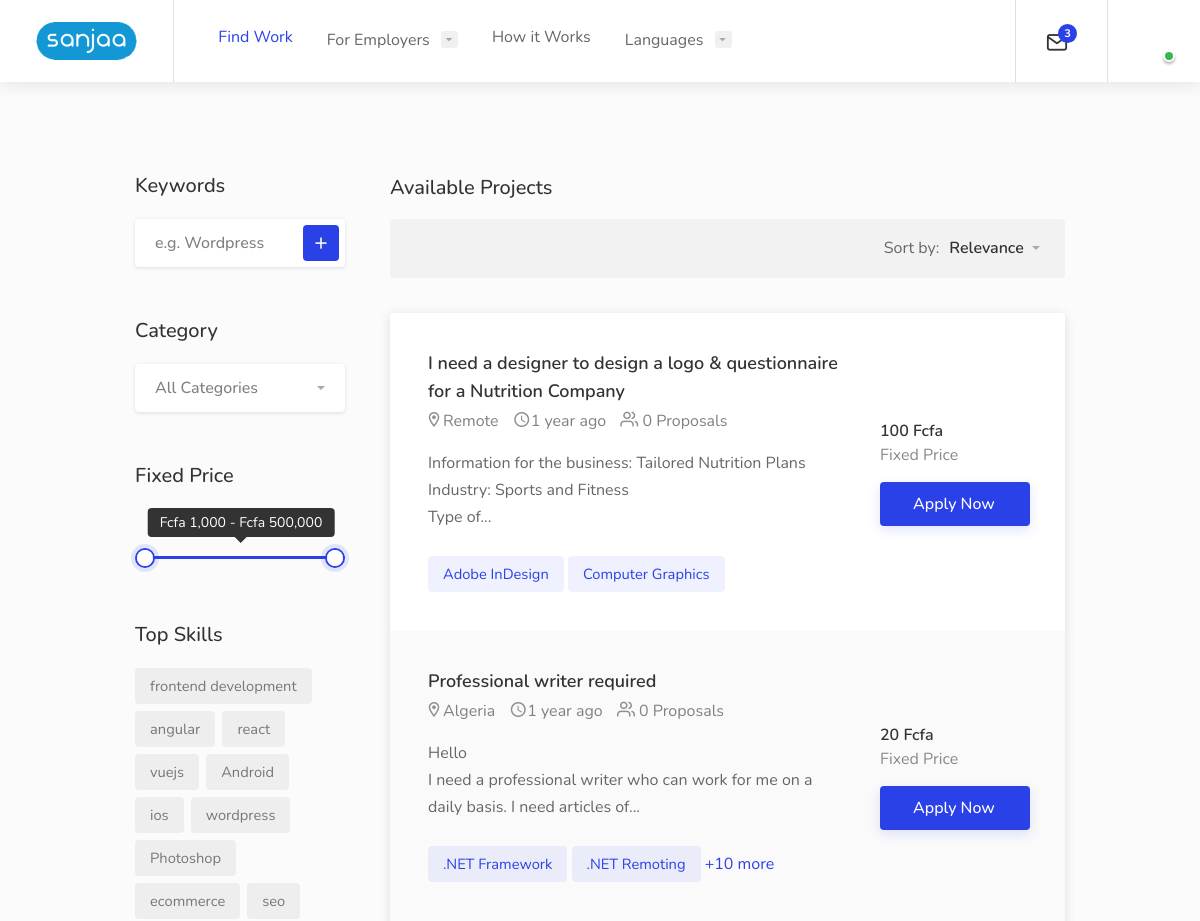
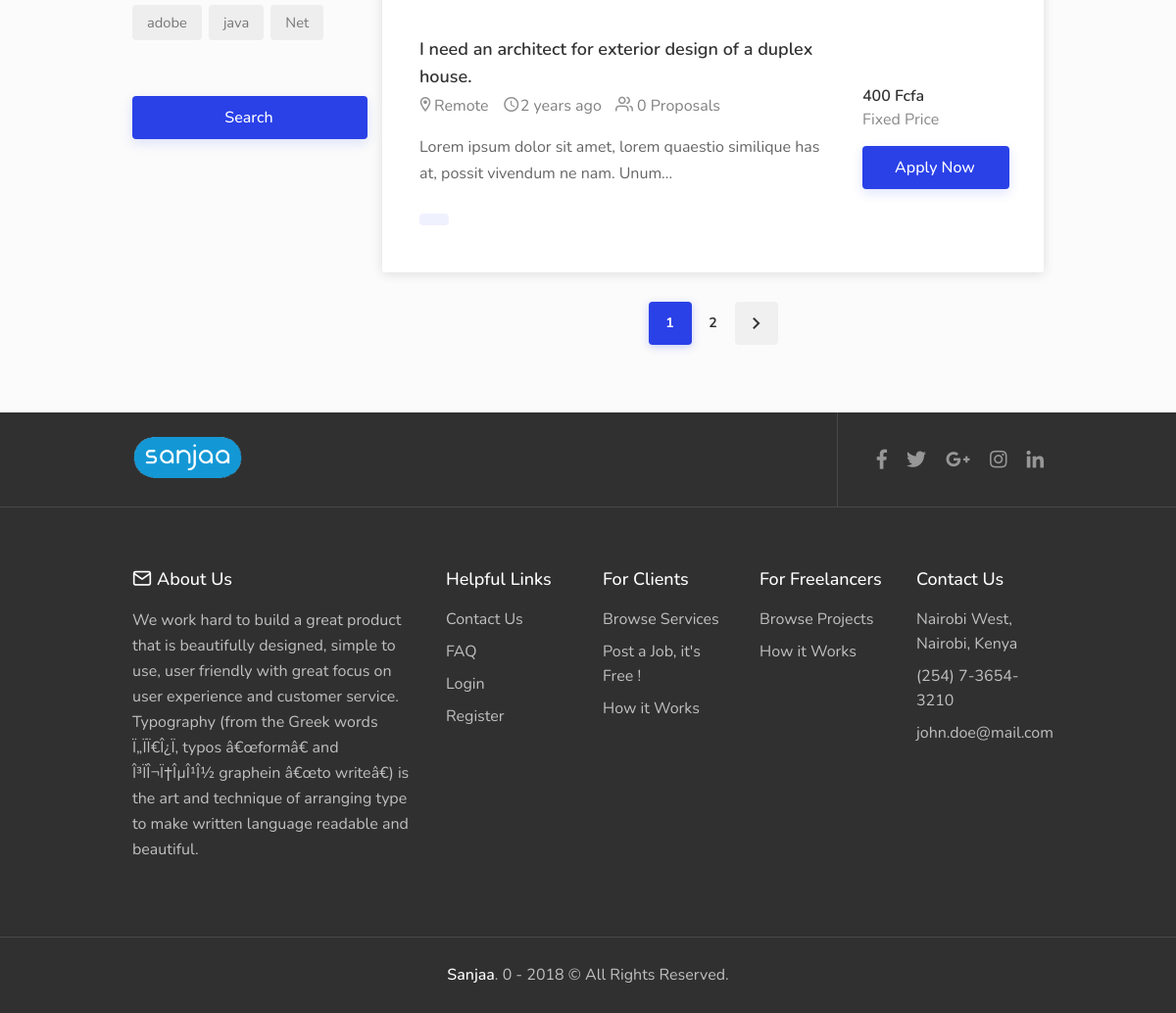
Screenshot of /jobs.php (signed in) with the database file from the repository (2 pictures, top to bottom).
### tables this page shows
CREATE TABLE `job` (
  `id` int(255) NOT NULL,
  `jobid` varchar(50) NOT NULL,
  `clientid` varchar(50) NOT NULL,
  `freelancerid` varchar(300) NOT NULL,
  `catid` int(30) NOT NULL,
  `title` varchar(300) NOT NULL,
  `slug` mediumtext NOT NULL,
  `country` varchar(300) NOT NULL,
  `description` longtext NOT NULL,
  `job_type` varchar(300) NOT NULL,
  `budget` int(50) NOT NULL,
  `start_date` varchar(300) NOT NULL,
  `end_date` varchar(300) NOT NULL,
  `skills` varchar(300) NOT NULL,
  `message` longtext NOT NULL,
  `active` tinyint(4) NOT NULL,
  `delete_remove` tinyint(4) NOT NULL,
  `public` tinyint(4) NOT NULL,
  `opened` tinyint(4) NOT NULL,
  `invite` tinyint(4) NOT NULL,
  `accepted` tinyint(4) NOT NULL,
  `completed` tinyint(4) NOT NULL,
  `featured` tinyint(4) NOT NULL,
  `featured_date` datetime NOT NULL,
  `date_added` datetime NOT NULL
);

CREATE TABLE `settings` (
  `id` int(255) NOT NULL,
  `title` text NOT NULL,
  `use_icon` tinyint(4) NOT NULL,
  `site_icon` varchar(300) NOT NULL,
  `tagline` text NOT NULL,
  `url` text NOT NULL,
  `description` text NOT NULL,
  `keywords` text NOT NULL,
  `author` varchar(300) NOT NULL,
  `mail` text NOT NULL,
  `mailpass` text NOT NULL,
  `bgimage` text NOT NULL,
  `job_limit` tinyint(4) NOT NULL,
  `service_limit` tinyint(4) NOT NULL,
  `proposal_limit` tinyint(4) NOT NULL,
  `top_title` varchar(300) NOT NULL,
  `show_downtitle` tinyint(4) NOT NULL,
  `down_title` varchar(300) NOT NULL,
  `searchterm` varchar(300) NOT NULL,
  `header_img` text NOT NULL,
  `cattagline` varchar(300) NOT NULL,
  `testtagline` varchar(300) NOT NULL,
  `statstagline` varchar(300) NOT NULL,
  `about_top_title` varchar(300) NOT NULL,
  `about_hello` longtext NOT NULL,
  `about_header_img` text NOT NULL,
  `about_whitebg` mediumtext NOT NULL,
  `teamtagline` varchar(300) NOT NULL,
  `timelinetagline` varchar(300) NOT NULL,
  `how_top_title` varchar(300) NOT NULL,
  `how_header_img` text NOT NULL,
  `faq_top_title` varchar(300) NOT NULL,
  `faq_header_img` mediumtext NOT NULL,
  `faq_hello` longtext NOT NULL,
  `contact_top_title` varchar(300) NOT NULL,
  `contact_header_img` mediumtext NOT NULL,
  `contact_location` mediumtext NOT NULL,
  `contact_phone` mediumtext NOT NULL,
  `contact_email` mediumtext NOT NULL,
  `contact_map` mediumtext NOT NULL,
  `footer_about` mediumtext NOT NULL,
  `facebook` varchar(300) NOT NULL,
  `twitter` varchar(300) NOT NULL,
  `google` varchar(300) NOT NULL,
  `instagram` varchar(300) NOT NULL,
  `linkedin` varchar(300) NOT NULL,
  `pricing_top_title` varchar(300) NOT NULL,
  `pricing_header_img` mediumtext NOT NULL,
  `services_header_img` varchar(300) NOT NULL,
  `jobs_header_img` varchar(300) NOT NULL,
  `google_analytics` longtext NOT NULL
);

### jobs.php (the view, shortened to what the rows shown need)
<!doctype html>
<html lang="en">
<?php include ('includes/template/front_header.php'); ?>
<body class="gray">
<div id="wrapper">
<div class="container">
	<div class="row">
		<div class="col-xl-9 col-lg-8 content-left-offset">
			<div class="tasks-list-container compact-list margin-top-35">
		<?php
			$page = (int) (!isset($_GET["page"]) ? 1 : $_GET["page"]);
			$limit = $job_limit;
			$startpoint = ($page * $limit) - $limit;
			$query = DB::getInstance()->get("job", "*", ["ORDER" => "date_added DESC", "LIMIT" => [$startpoint, $limit],
														"AND #first" => [
															"featured" => 0,
															"invite" => 0,
															"public" => 1,
															"accepted" => 0,
															"active" => 1,
															"delete_remove" => 0
														]
													]);
		if($query->count()) {
		foreach($query->results() as $row) {
		$q2 = DB::getInstance()->get("proposal", "*", ["jobid" => $row->jobid]);
		 if ($q2->count() === 0) {
			$job_proposals = 0;
		 } else {
			$job_proposals = $q2->count();
		 }
		$blurb = truncateHtml($row->description, 100);
		$skills = $row->skills;
		$skills_arr = explode(',',$skills);
		?>
			<a href="jobpost.php?title=<?php echo escape($row->slug); ?>" class="task-listing">
				<div class="task-listing-details">
					<div class="task-listing-description">
						<h3 class="task-listing-title"><?php echo escape($row->title); ?></h3>
						<ul class="task-icons">
							<li><i class="icon-material-outline-location-on"></i><?php echo escape($row->country); ?></li>
							<li><i class="icon-material-outline-access-time"></i><?php echo ago(strtotime($row->date_added)); ?> </li>
							<li><i class="icon-feather-users"></i> <?php echo escape($job_proposals); ?> Proposals</li>
						</ul>
						<p class="task-listing-text"><?php echo $blurb; ?></p>
						<div class="task-tags">
							<?php
							$n =0;
							foreach ($skills_arr as $skill) {?>
								<?php if ($n > 1) {
									echo " +".(sizeof($skills_arr)-$n)." more ";
									break;
								} ?>
								<span><?php echo $skill; ?></span>
							<?php $n++ ?>
							<?php } ?>
						</div>
					</div>
				</div>
				<div class="task-listing-bid">
					<div class="task-listing-bid-inner">
						<div class="task-offers">
							<strong><?php echo escape($row->budget); ?> Fcfa</strong>
							<span>Fixed Price</span>
						</div>
						<span class="button button-sliding-icon ripple-effect">Apply Now <i class="icon-material-outline-arrow-right-alt"></i></span>
					</div>
				</div>
			</a>
	<?php }
	}else {
	 echo '<p>'.$lang['no_content_found'].'</p>';
	}
?>
			</div>
		</div>
	</div>
</div>
<?php include ('includes/template/front_footer.php'); ?>
</body>
</html>

### includes/template/front_footer.php (shortened to what the rows shown need)
<div id="footer">
	<div class="footer-middle-section">
		<div class="container">
			<div class="row">
				<div class="col-xl-4 col-lg-4 col-md-12">
					<h3><i class="icon-feather-mail"></i><?php echo $lang['about']; ?> <?php echo $lang['us']; ?></h3>
					<p><?php echo $footer_about; ?></p>
				</div>
				<div class="col-xl-2 col-lg-2 col-md-3">
					<div class="footer-links">
						<ul>
							<li><a><span><?php echo $contact_location; ?></span></a></li>
							<li><a><span><?php echo $contact_phone; ?></span></a></li>
              <li><a href="mailto:<?php echo $contact_email; ?>"><span><?php echo $contact_email; ?></span></a></li>
						</ul>
					</div>
				</div>
			</div>
		</div>
	</div>
</div>
</div>

### rows the page displays
job: title "I need a designer to design a logo & questionnaire for a Nutrition Company", country "Remote", date_added "1 year ago", job_proposals "0", description "Information for the business: Tailored Nutrition Plans Industry: Sports and Fitness Type of...", skills "Adobe InDesign", skills "Computer Graphics", budget "100"
job: title "Professional writer required", country "Algeria", date_added "1 year ago", job_proposals "0", description "Hello I need a professional writer who can work for me on a daily basis. I need articles of...", skills ".NET Framework", skills ".NET Remoting", sizeof($skills_arr)-$n "10", budget "20"
job: title "I need an architect for exterior design of a duplex house.", country "Remote", date_added "2 years ago", job_proposals "0", description "Lorem ipsum dolor sit amet, lorem quaestio similique has at, possit vivendum ne nam. Unum...", budget "400"
settings: footer_about "We work hard to build a great product that is beautifully designed, simple to use, user friendly with great focus on user experience and customer service. Typography (from the Greek words Ï„ÏÏ€Î¿Ï‚ typos â€œformâ€ and Î³ÏÎ¬Ï†ÎµÎ¹Î½ graphein â€œto writeâ€) is the art and technique of arranging type to make written language readable and beautiful.", contact_location "Nairobi West, Nairobi, Kenya", contact_phone "(254) 7-3654-3210", contact_email "john.doe@mail.com"

### other values shown
$lang['how'] "How"
$lang['it'] "it"
$lang['works'] "Works"
$lang['languages'] "Languages"
$msg->count() "3"
$lang['about'] "About"
$lang['us'] "Us"
$lang['contact'] "Contact"
$lang['faq'] "FAQ"
$lang['login'] "Login"
$lang['register'] "Register"
$lang['post'] "Post"
$lang['a'] "a"
$lang['job'] "Job"
$lang['it\'s'] "it's"
